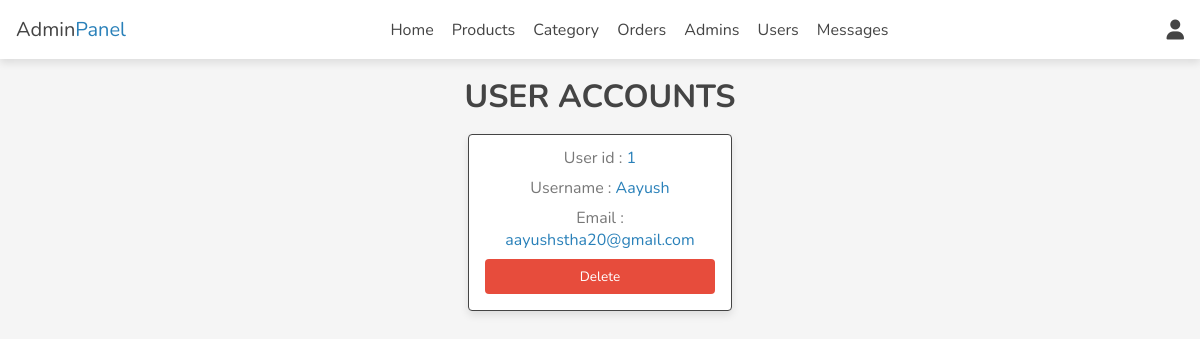
Screenshot of /admin/users_accounts.php (signed in) with the database file from the repository.
### tables this page shows
CREATE TABLE `users` (
  `id` int(100) NOT NULL,
  `name` varchar(20) NOT NULL,
  `email` varchar(50) NOT NULL,
  `password` varchar(50) NOT NULL
);

### admin/users_accounts.php (the view, shortened to what this page needs)
<?php
include '../components/connect.php';
?>
<!DOCTYPE html>
<html lang="en">
<head>
   <link rel="stylesheet" href="https://cdnjs.cloudflare.com/ajax/libs/font-awesome/6.1.1/css/all.min.css">
   <link rel="stylesheet" href="../css/admin_style.css">
</head>
<body>
<?php include '../components/admin_header.php'; ?>
<section class="accounts">
   <h1 class="heading">User accounts</h1>
   <div class="box-container">
   <?php
      $select_accounts = $conn->prepare("SELECT * FROM `users`");
      $select_accounts->execute();
      if($select_accounts->rowCount() > 0){
         while($fetch_accounts = $select_accounts->fetch(PDO::FETCH_ASSOC)){
   ?>
   <div class="box">
      <p> User id : <span><?= $fetch_accounts['id']; ?></span> </p>
      <p> Username : <span><?= $fetch_accounts['name']; ?></span> </p>
      <p> Email : <span><?= $fetch_accounts['email']; ?></span> </p>
      <a href="users_accounts.php?delete=<?= $fetch_accounts['id']; ?>" onclick="return confirm('delete this account? the user related information will also be delete!')" class="delete-btn">delete</a>
   </div>
   <?php
         }
      }else{
         echo '<p class="empty">no accounts available!</p>';
      }
   ?>
   </div>
</section>
</body>
</html>

### css/admin_style.css (style rules this page uses)
:root { --main-color:#2980b9; --orange:#f39c12; --red:#e74c3c; --black:#444; --white:#fff; --light-color:#777; --light-bg:#f5f5f5; --border:.2rem solid var(--black); --box-shadow:0 .5rem 1rem rgba(0,0,0,.1); }
* { font-family: 'Nunito', sans-serif; margin:0; padding:0; box-sizing: border-box; outline: none; border:none; text-decoration: none; }
html { font-size: 50%; overflow-x: hidden; }
body { background-color: var(--light-bg); }
section { padding:2rem; max-width: 1200px; margin:0 auto; }
.heading { font-size: 4rem; color:var(--black); margin-bottom: 2rem; text-align: center; text-transform: uppercase; }
.btn, .delete-btn, .option-btn { display: block; width: 100%; margin-top: 1rem; border-radius: .5rem; padding:1rem 3rem; font-size: 1.7rem; text-transform: capitalize; color:var(--white); cursor: pointer; text-align: center; }
.delete-btn { background-color: var(--red); }
.accounts .box-container { display: grid; grid-template-columns: repeat(auto-fit, 33rem); gap:1.5rem; align-items: flex-start; justify-content: center; }
.accounts .box-container .box { padding:2rem; padding-top: .5rem; border-radius: .5rem; text-align: center; border:var(--border); background-color: var(--white); box-shadow: var(--box-shadow); }
.accounts .box-container .box p { font-size: 2rem; color:var(--light-color); margin: 1rem 0; }
.accounts .box-container .box p span { color:var(--main-color); }

### rows the page displays
users: id "1", name "Aayush", email "aayushstha20@gmail.com"
